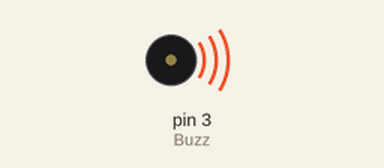
A sketch run on a simulated Arduino Uno, built with avr-gcc and run on an emulated ATmega328P. Parts: buzzer (waves = sounding).

Above: at 0.1 s.
Timing chart, 0 to 2.7 s (numbered marks = the images above):
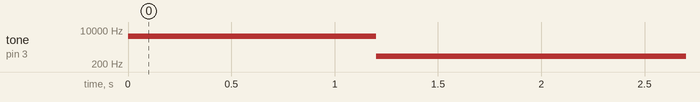

The sketch:

passivebuzzer.ino
```cpp
int Buzz=3;
void setup ()
{
Serial.begin(9600);
pinMode(Buzz,OUTPUT);
tone(Buzz,5000); // for more details on tone function please visit Arduino.cc
delay(1000);
}
void loop()
{
for(int i=0;i<255;i++)
{
analogWrite(Buzz,i);
delay(100);
analogWrite(Buzz,0);
delay(100);
analogWrite(Buzz,255);
}
}
```

Measured:
- by itself, tone on pin 3 (Buzz): silent → 5000 Hz at 0.00 s, → 490 Hz 1.2 s later
